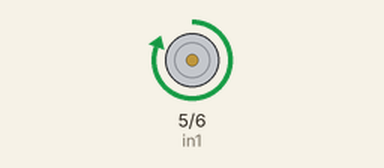
Recording of a sketch running on a simulated Arduino Uno, built with avr-gcc and run on an emulated ATmega328P. On the bench: motor-driver pin pairs drawn as motors (green arrow = first pin HIGH = forward, orange = second pin HIGH = backward, longer = more drive).

Above: at 0.5 s.
Timing chart, 0 to 3.2 s (numbered marks = the images above):
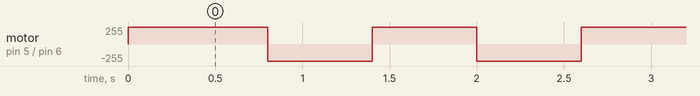

The sketch:

shaker_machine_pcb.ino
```cpp
int in1 = 5;
int in2 = 6;
int speedo = 255;
void forward();
void reverse();
void stopy();
void setup() {
  // put your setup code here, to run once:
  pinMode(in1, OUTPUT);
  pinMode(in2, OUTPUT);
  stopy();
  forward();
  delay(200);
  stopy();
}

void loop() {
  // put your main code here, to run repeatedly:
  forward();
  delay(600);
  reverse();
  delay(600);


}
void forward() {
  analogWrite(in1, speedo);
  analogWrite(in2, 0);

}
void reverse() {
  analogWrite(in1, 0);
  analogWrite(in2, speedo);
}
void stopy() {
  analogWrite(in1, 0);
  analogWrite(in2, 0);


}
```

Measured:
- by itself, motor on pin 5 (in1) / pin 6 (in2): repeats every 1.2 s: backward 255/255 0.60 s, forward 255/255 0.60 s
